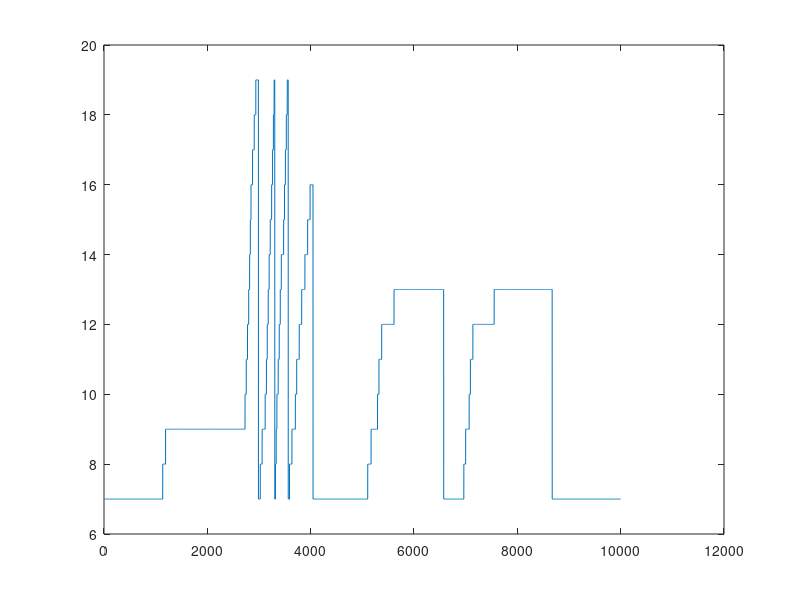
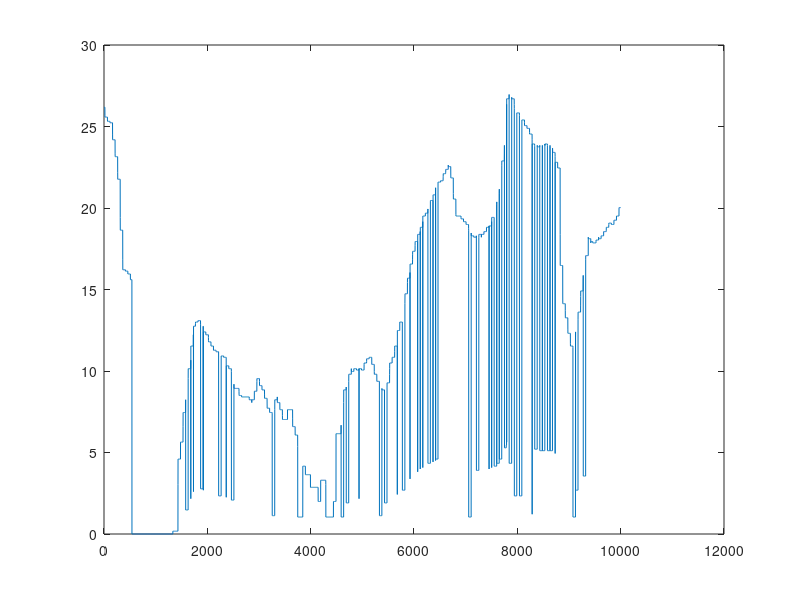
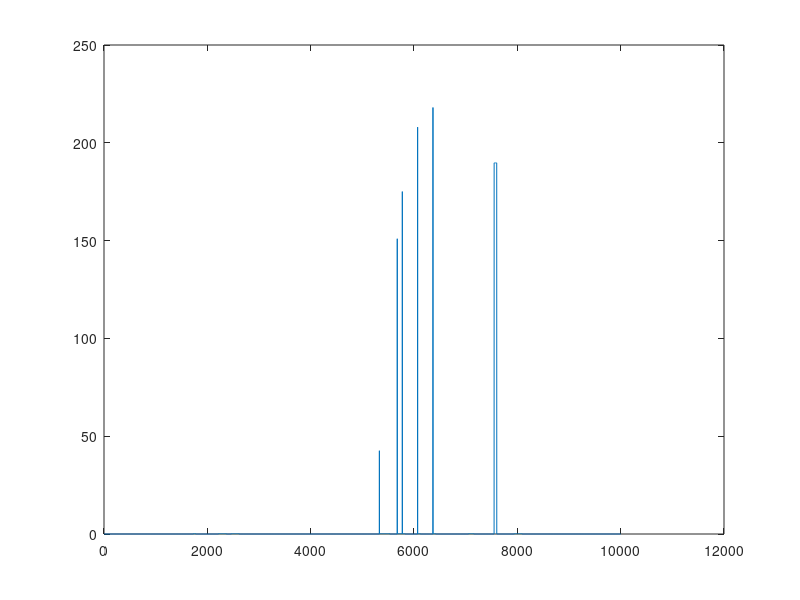

These figures' MATLAB source, in order:
data = csvread('./log_copy/processed_log_1467803198.txt');

tooHigh = data(:,8) > 100000;
data(tooHigh,8) = 0;

figure(1); clf;
plot(data(10000:20000,3));
figure(2); clf;
plot(data(10000:20000,4));
figure(3); clf;
plot( data(10000:20000,8));